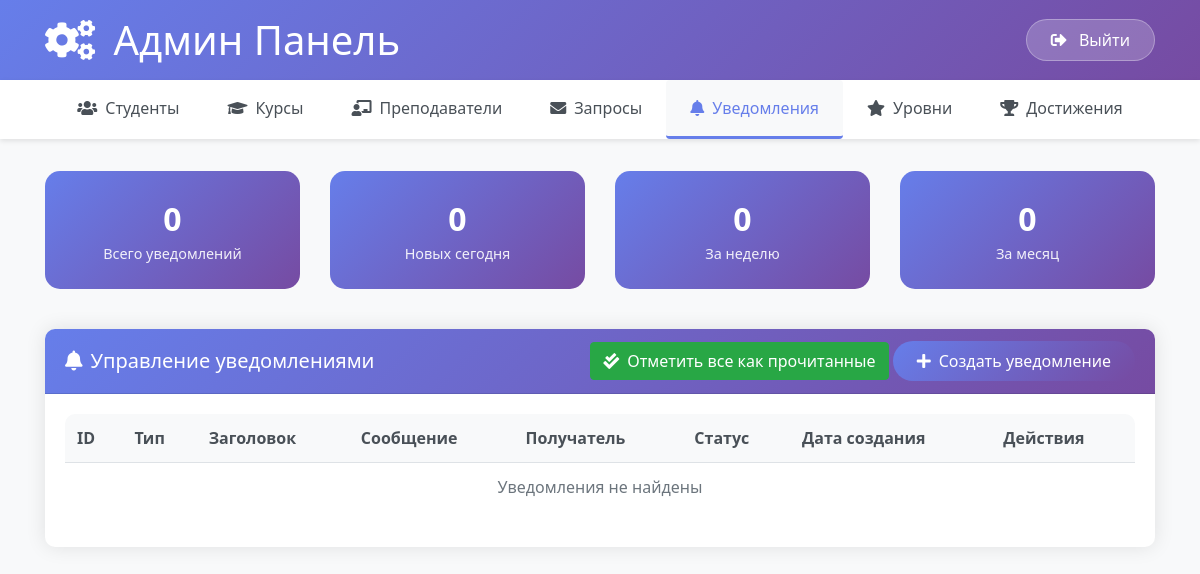
Before: /admin_notifications/ (signed in) with the older database file.
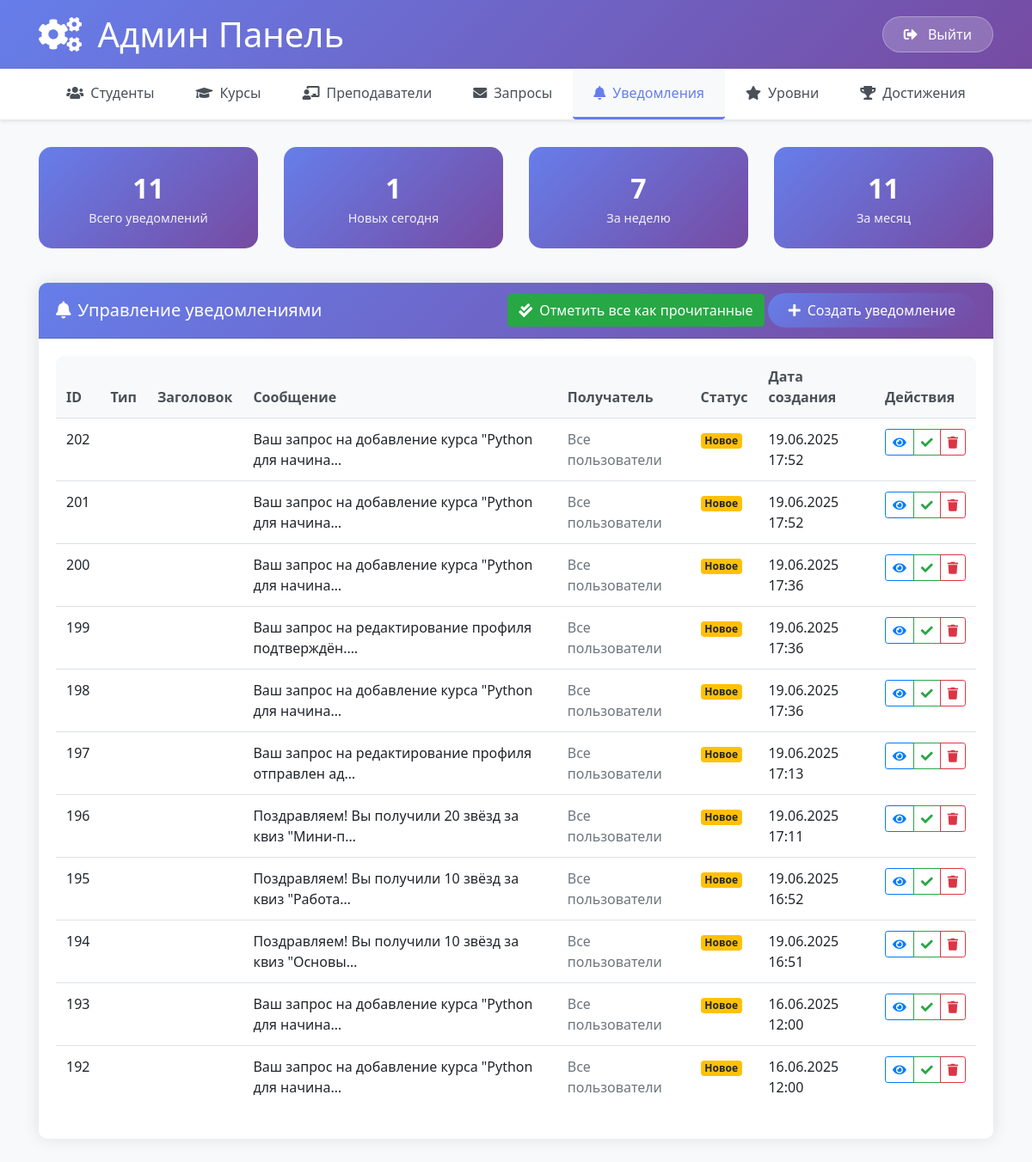
After: the same page with the newer database file.
### courses/models.py (models this page shows, shortened)
class Notification(models.Model):
    student = models.ForeignKey('Student', on_delete=models.CASCADE, related_name='notifications')
    type = models.CharField(max_length=30, choices=[
        ('general', 'Без темы'),
        ('course_approved', 'Курс добавлен'),
        ('course_rejected', 'Курс отклонён'),
        ('stars_awarded', 'Получены звёзды'),
        ('profile_edit', 'Редактирование профиля'),
        ('level_up', 'Повышение уровня'),
        ('quiz_started', 'Квиз начат'),
        ('quiz_completed', 'Квиз завершён'),
        ('group_added', 'Добавлен в группу'),
        ('rating_changed', 'Изменение в рейтинге'),
        ('request_approved', 'Запрос подтверждён'),
        ('request_rejected', 'Запрос отклонён'),
        ('feedback_submitted', 'Отзыв отправлен'),
        ('achievement_unlocked', 'Открыто достижение'),
    ])
    message = models.TextField()
    created_at = models.DateTimeField(auto_now_add=True)
    is_read = models.BooleanField(default=False)
    is_popup_shown = models.BooleanField(default=False)  # Показывалось ли всплывающее уведомление
    priority = models.IntegerField(default=1, choices=[
        (1, 'Низкий'),
        (2, 'Средний'),
        (3, 'Высокий'),
        (4, 'Критический'),
    ])
    extra_data = models.JSONField(null=True, blank=True)  # Дополнительные данные для уведомления
    class Meta:
        ordering = ['-created_at']

### courses/views.py (the view, shortened to what this page needs)
# urls.py: path('admin_notifications/', views.admin_notifications_page, name='admin_notifications_page'),
@login_required
def admin_notifications_page(request):
    from .models import Notification
    notifications = Notification.objects.all()
    context = {
        'notifications': notifications,
        'active_tab': 'notifications'
    }
    return render(request, 'courses/admin_notifications_page.html', context)

### courses/templates/courses/admin_notifications_page.html (shortened to what the changed rows need)
{% extends 'courses/admin_base.html' %}
{% block content %}
<div class="row mb-4">
    <div class="col-md-3">
        <div class="stats-card text-center">
            <div class="stats-number">{{ notifications.count }}</div>
            <div class="stats-label">Всего уведомлений</div>
        </div>
    </div>
    <div class="col-md-3">
        <div class="stats-card text-center">
            <div class="stats-number">{{ notifications|dictsort:"created_at"|slice:":1"|length }}</div>
            <div class="stats-label">Новых сегодня</div>
        </div>
    </div>
    <div class="col-md-3">
        <div class="stats-card text-center">
            <div class="stats-number">{{ notifications|dictsort:"created_at"|slice:":7"|length }}</div>
            <div class="stats-label">За неделю</div>
        </div>
    </div>
    <div class="col-md-3">
        <div class="stats-card text-center">
            <div class="stats-number">{{ notifications|dictsort:"created_at"|slice:":30"|length }}</div>
            <div class="stats-label">За месяц</div>
        </div>
    </div>
</div>
<div class="row">
    <div class="col-12">
        <div class="card">
            <div class="card-body">
                <div class="table-responsive">
                    <table class="table table-hover">
                        <thead>
                            <tr>
                                <th>ID</th>
                                <th>Тип</th>
                                <th>Заголовок</th>
                                <th>Сообщение</th>
                                <th>Получатель</th>
                                <th>Статус</th>
                                <th>Дата создания</th>
                                <th>Действия</th>
                            </tr>
                        </thead>
                        <tbody>
                            {% for notification in notifications %}
                            <tr>
                                <td>{{ notification.id }}</td>
                                <td>
                                </td>
                                <td>{{ notification.title }}</td>
                                <td>{{ notification.message|truncatechars:50 }}</td>
                                <td>
                                    {% if notification.recipient %}
                                        {{ notification.recipient.first_name }} {{ notification.recipient.last_name }}
                                    {% else %}
                                        <span class="text-muted">Все пользователи</span>
                                    {% endif %}
                                </td>
                                <td>
                                    {% if notification.is_read %}
                                        <span class="badge badge-success">Прочитано</span>
                                    {% else %}
                                        <span class="badge badge-warning">Новое</span>
                                    {% endif %}
                                </td>
                                <td>{{ notification.created_at|date:"d.m.Y H:i" }}</td>
                                <td>
                                    <div class="btn-group" role="group">
                                        <button class="btn btn-sm btn-outline-primary" onclick="viewNotification({{ notification.id }})">
                                            <i class="fas fa-eye"></i>
                                        </button>
                                        {% if not notification.is_read %}
                                        <button class="btn btn-sm btn-outline-success" onclick="markAsRead({{ notification.id }})">
                                            <i class="fas fa-check"></i>
                                        </button>
                                        {% endif %}
                                        <button class="btn btn-sm btn-outline-danger" onclick="deleteNotification({{ notification.id }})">
                                            <i class="fas fa-trash"></i>
                                        </button>
                                    </div>
                                </td>
                            </tr>
                            {% empty %}
                            <tr>
                                <td colspan="8" class="text-center text-muted">Уведомления не найдены</td>
                            </tr>
                            {% endfor %}
                        </tbody>
                    </table>
                </div>
            </div>
        </div>
    </div>
</div>
{% endblock %}

Changed rows visible on the page:
added Notification: id "202", message "Ваш запрос на добавление курса \"Python для начина…", is_read "Новое", created_at "19.06.2025 17:52"
added Notification: id "201", message "Ваш запрос на добавление курса \"Python для начина…", is_read "Новое", created_at "19.06.2025 17:52"
added Notification: id "200", message "Ваш запрос на добавление курса \"Python для начина…", is_read "Новое", created_at "19.06.2025 17:36"
added Notification: id "199", message "Ваш запрос на редактирование профиля подтверждён.…", is_read "Новое", created_at "19.06.2025 17:36"
added Notification: id "198", message "Ваш запрос на добавление курса \"Python для начина…", is_read "Новое", created_at "19.06.2025 17:36"
added Notification: id "197", message "Ваш запрос на редактирование профиля отправлен ад…", is_read "Новое", created_at "19.06.2025 17:13"
added Notification: id "196", message "Поздравляем! Вы получили 20 звёзд за квиз \"Мини-п…", is_read "Новое", created_at "19.06.2025 17:11"
added Notification: id "195", message "Поздравляем! Вы получили 10 звёзд за квиз \"Работа…", is_read "Новое", created_at "19.06.2025 16:52"
added Notification: id "194", message "Поздравляем! Вы получили 10 звёзд за квиз \"Основы…", is_read "Новое", created_at "19.06.2025 16:51"
added Notification: id "193", message "Ваш запрос на добавление курса \"Python для начина…", is_read "Новое", created_at "16.06.2025 12:00"
added Notification: id "192", message "Ваш запрос на добавление курса \"Python для начина…", is_read "Новое", created_at "16.06.2025 12:00"
Other visible differences:
{{ notifications.count }}: "0" → "11"
{{ notifications|dictsort:"created_at"|slice:":1"|length }}: "0" → "1"
{{ notifications|dictsort:"created_at"|slice:":7"|length }}: "0" → "7"
{{ notifications|dictsort:"created_at"|slice:":30"|length }}: "0" → "11"
text no longer shown: "Уведомления не найдены"
